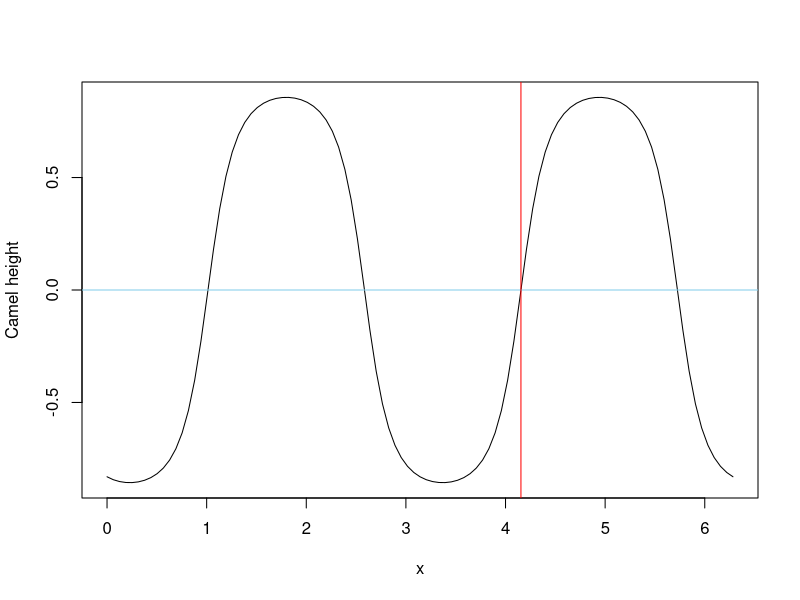

The R source for this figure:
## ---- chunk 1
knitr::opts_chunk$set(echo = TRUE)
## ---- chunk 2
n <- 100
th <- rnorm(n, 1, .5)

cs_cor <- Vectorize(function(rot) cor(sin(th - rot), cos(th - rot)))

# Currently, the cosine and sine are correlated.
cs_cor(0)

# Compute the first eigenvector. 
eigenvec2 <- eigen(cov(cbind(cos(th), sin(th))))$vectors[, 2]

# Direction of the second eigenvector. 
rot <- atan2(eigenvec2[2], eigenvec2[1])

# Now the components are uncorrelated. 
cs_cor(rot)

# There are four solutions.
curve(cs_cor, 0, 2*pi, ylab = "Camel height")
abline(h = 0, col = "skyblue")
abline(v = rot %% (2*pi), col = "red")


th_s <- th - rot
cor(cos(th_s), sin(th_s))
## ---- chunk 3
# Calculate the standardized path coefficient between x and y given z.
path_coef <- function(y, x, z) unname(coef(lm(scale(y) ~ scale(x) + z))[2])
## ---- chunk 4
# Euclidean norm for later use. 
l2norm <- function(x) sqrt(x[1]^2 + x[2]^2)

# Compute the circular-linear correlation model, with linear predictor x,
# circular outcome th and linear mediator z.
clcor_mediation <- function(th, x, z) {
  
  # Rotation by second eigenvector.
  evec2 <- eigen(cov(cbind(cos(th),  sin(th))))$vectors[, 2]
  rot   <- atan2(evec2[2], evec2[1]) 
  
  # Vector of angles with uncorrelated sine and cosine. 
  th_rot <- th - rot
  
  # First get the results as (cosine, sine) vectors. 
  # Total effect.
  tv <- c(cor(cos(th_rot), x), cor(sin(th_rot), x))

  # Direct effect
  dv <- c(path_coef(cos(th_rot), x, z), path_coef(sin(th_rot), x, z))

  # Indirect effect.
  a <- cor(x, z)
  p_cz <- path_coef(cos(th_rot), z, x)
  p_sz <- path_coef(sin(th_rot), z, x)
  iv <- c(a * p_cz, a * p_sz)
  
  list(effects = c(total    = l2norm(tv), 
                   direct   = l2norm(dv), 
                   indirect = l2norm(iv)), 
       vectors = cbind(total    = tv,
                       direct   = dv,
                       indirect = iv))
}
## ---- chunk 5
set.seed(100)

x  <- scale(rnorm(100))
z  <- scale(x + rnorm(100))
th <- 3 + x + z + rnorm(100) %% (2*pi)

cl_med <- clcor_mediation(th, x, z)
## ---- chunk 6
# The results.
knitr::kable(t(cl_med$effects), caption = "Effects in terms of linear-circular correlation.")
knitr::kable(cl_med$vectors, caption = "Effects as vectors of correlation with cosine, sine of outcomee.")
## ---- chunk 7
total    <- cl_med$vectors[,1]
direct   <- cl_med$vectors[,2]
indirect <- cl_med$vectors[,3]

# Demonstrate the vector addition formula.
l2norm(total - direct)
l2norm(indirect)
